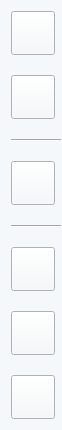
           <widget class="QWidget" name="widget_82" native="true">
            <property name="sizePolicy">
             <sizepolicy hsizetype="Fixed" vsizetype="Preferred">
              <horstretch>0</horstretch>
              <verstretch>0</verstretch>
             </sizepolicy>
            </property>
            <property name="minimumSize">
             <size>
              <width>62</width>
              <height>0</height>
             </size>
            </property>
            <property name="maximumSize">
             <size>
              <width>62</width>
              <height>16777215</height>
             </size>
            </property>
            <property name="font">
             <font>
              <family>Arial</family>
             </font>
            </property>
            <property name="styleSheet">
             <string notr="true">background-color: rgb(245, 248, 250);</string>
            </property>
            <layout class="QFormLayout" name="formLayout_2">
             <property name="rightMargin">
              <number>0</number>
             </property>
             <item row="0" column="0">
              <layout class="QGridLayout" name="gridLayout_11">
               <property name="verticalSpacing">
                <number>20</number>
               </property>
               <item row="0" column="0">
                <widget class="QPushButton" name="OnBehCamPanelButton">
                 <property name="sizePolicy">
                  <sizepolicy hsizetype="Fixed" vsizetype="Fixed">
                   <horstretch>0</horstretch>
                   <verstretch>0</verstretch>
                  </sizepolicy>
                 </property>
                 <property name="minimumSize">
                  <size>
                   <width>44</width>
                   <height>44</height>
                  </size>
                 </property>
                 <property name="maximumSize">
                  <size>
                   <width>44</width>
                   <height>44</height>
                  </size>
                 </property>
                 <property name="font">
                  <font>
                   <family>Arial</family>
                  </font>
                 </property>
                 <property name="styleSheet">
                  <string notr="true">border-image: url(:/sidebar/Asset 6.png);</string>
                 </property>
                 <property name="text">
                  <string/>
                 </property>
                </widget>
               </item>
               <item row="1" column="0">
                <widget class="QPushButton" name="OnScopeCamPanelButton">
                 <property name="sizePolicy">
                  <sizepolicy hsizetype="Fixed" vsizetype="Fixed">
                   <horstretch>0</horstretch>
                   <verstretch>0</verstretch>
                  </sizepolicy>
                 </property>
                 <property name="minimumSize">
                  <size>
                   <width>44</width>
                   <height>44</height>
                  </size>
                 </property>
                 <property name="maximumSize">
                  <size>
                   <width>44</width>
                   <height>44</height>
                  </size>
                 </property>
                 <property name="font">
                  <font>
                   <family>Arial</family>
                  </font>
                 </property>
                 <property name="styleSheet">
                  <string notr="true">border-image: url(:/sidebar/Asset 8.png);</string>
                 </property>
                 <property name="text">
                  <string/>
                 </property>
                </widget>
               </item>
               <item row="2" column="0">
                <widget class="Line" name="line_4">
                 <property name="sizePolicy">
                  <sizepolicy hsizetype="Fixed" vsizetype="Fixed">
                   <horstretch>0</horstretch>
                   <verstretch>0</verstretch>
                  </sizepolicy>
                 </property>
                 <property name="minimumSize">
                  <size>
                   <width>50</width>
                   <height>2</height>
                  </size>
                 </property>
                 <property name="maximumSize">
                  <size>
                   <width>50</width>
                   <height>2</height>
                  </size>
                 </property>
                 <property name="font">
                  <font>
                   <family>Arial</family>
                  </font>
                 </property>
                 <property name="orientation">
                  <enum>Qt::Horizontal</enum>
                 </property>
                </widget>
               </item>
               <item row="3" column="0">
                <widget class="QPushButton" name="OnLeverPanelButton">
                 <property name="sizePolicy">
                  <sizepolicy hsizetype="Fixed" vsizetype="Fixed">
                   <horstretch>0</horstretch>
                   <verstretch>0</verstretch>
                  </sizepolicy>
                 </property>
                 <property name="minimumSize">
                  <size>
                   <width>44</width>
                   <height>44</height>
                  </size>
                 </property>
                 <property name="maximumSize">
                  <size>
                   <width>44</width>
                   <height>44</height>
                  </size>
                 </property>
                 <property name="font">
                  <font>
                   <family>Arial</family>
                  </font>
                 </property>
                 <property name="styleSheet">
                  <string notr="true">border-image: url(:/sidebar/Asset 9.png);</string>
                 </property>
                 <property name="text">
                  <string/>
                 </property>
                </widget>
               </item>
               <item row="4" column="0">
                <widget class="Line" name="line_5">
                 <property name="sizePolicy">
                  <sizepolicy hsizetype="Fixed" vsizetype="Fixed">
                   <horstretch>0</horstretch>
                   <verstretch>0</verstretch>
                  </sizepolicy>
                 </property>
                 <property name="minimumSize">
                  <size>
                   <width>50</width>
                   <height>2</height>
                  </size>
                 </property>
                 <property name="maximumSize">
                  <size>
                   <width>50</width>
                   <height>2</height>
                  </size>
                 </property>
                 <property name="font">
                  <font>
                   <family>Arial</family>
                  </font>
                 </property>
                 <property name="orientation">
                  <enum>Qt::Horizontal</enum>
                 </property>
                </widget>
               </item>
               <item row="5" column="0">
                <widget class="QPushButton" name="OnLayoutOneButton">
                 <property name="sizePolicy">
                  <sizepolicy hsizetype="Fixed" vsizetype="Fixed">
                   <horstretch>0</horstretch>
                   <verstretch>0</verstretch>
                  </sizepolicy>
                 </property>
                 <property name="minimumSize">
                  <size>
                   <width>44</width>
                   <height>44</height>
                  </size>
                 </property>
                 <property name="maximumSize">
                  <size>
                   <width>44</width>
                   <height>44</height>
                  </size>
                 </property>
                 <property name="font">
                  <font>
                   <family>Arial</family>
                  </font>
                 </property>
                 <property name="styleSheet">
                  <string notr="true">border-image: url(:/sidebar/Asset 10.png);</string>
                 </property>
                 <property name="text">
                  <string/>
                 </property>
                </widget>
               </item>
               <item row="6" column="0">
                <widget class="QPushButton" name="OnLayoutTwoButton">
                 <property name="sizePolicy">
                  <sizepolicy hsizetype="Fixed" vsizetype="Fixed">
                   <horstretch>0</horstretch>
                   <verstretch>0</verstretch>
                  </sizepolicy>
                 </property>
                 <property name="minimumSize">
                  <size>
                   <width>44</width>
                   <height>44</height>
                  </size>
                 </property>
                 <property name="maximumSize">
                  <size>
                   <width>44</width>
                   <height>44</height>
                  </size>
                 </property>
                 <property name="font">
                  <font>
                   <family>Arial</family>
                  </font>
                 </property>
                 <property name="styleSheet">
                  <string notr="true">border-image: url(:/sidebar/Asset 11.png);</string>
                 </property>
                 <property name="text">
                  <string/>
                 </property>
                </widget>
               </item>
               <item row="7" column="0">
                <widget class="QPushButton" name="OnLayoutThreeButton">
                 <property name="sizePolicy">
                  <sizepolicy hsizetype="Fixed" vsizetype="Fixed">
                   <horstretch>0</horstretch>
                   <verstretch>0</verstretch>
                  </sizepolicy>
                 </property>
                 <property name="minimumSize">
                  <size>
                   <width>44</width>
                   <height>44</height>
                  </size>
                 </property>
                 <property name="maximumSize">
                  <size>
                   <width>44</width>
                   <height>44</height>
                  </size>
                 </property>
                 <property name="font">
                  <font>
                   <family>Arial</family>
                  </font>
                 </property>
                 <property name="styleSheet">
                  <string notr="true">border-image: url(:/sidebar/Asset 12.png);</string>
                 </property>
                 <property name="text">
                  <string/>
                 </property>
                </widget>
               </item>
              </layout>
             </item>
            </layout>
           </widget>
